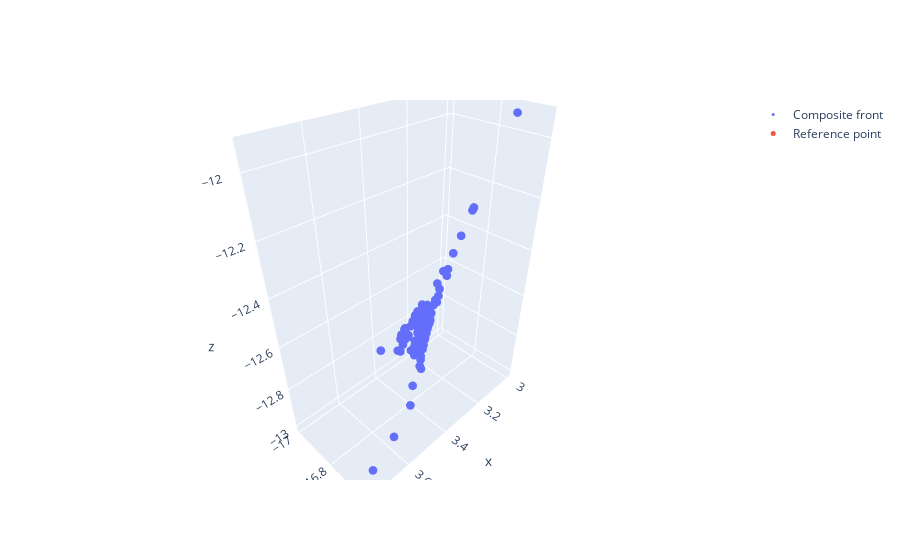

Notebook code cell kept with this figure:
### Code cell
max_assigned_vector = gp.get_max_assigned_vector(base.assigned_vectors)
rp2 = gp.generateRP4decision(base, max_assigned_vector)
visualize_3D_front_rp(base.composite_front, rp2)
